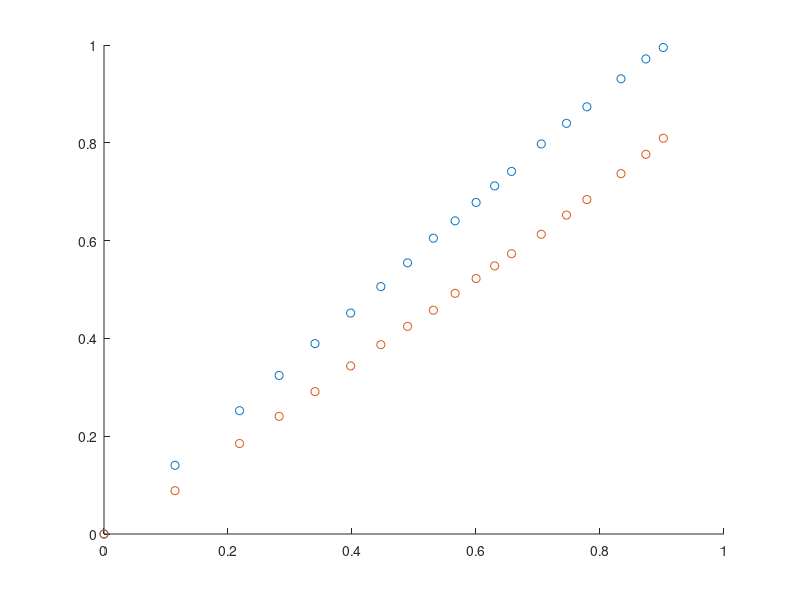

Write the MATLAB code that produced this figure. (Note: this script raises an error after producing the figure.)
function[] = Example_iPrSi8_EndoNB_Fitting()
%This functions is an example of fitting experimental reversible
%copolymerization data using numerical integration of the Izu copolymer
%equation. Data is for an iPrSi8/endoNB copolymerization following the
%experimental procedure in the Supporting Information
%For this example, we have previously measured the equilibrium
%concentration of iPrSi8 and are usign the average fit value as a constant.
%Therefore, only reactivity ratios for each comonomer and the heterodyad
%reversible propagation rate (gamma) are fit parameters. 

global fit_data mole_fraction_irreversible

total_conv = [0 
0.114531351
0.218601784
0.28241979
0.340307054
0.397784524
0.446512912
0.489586046
0.531282343
0.566291897
0.60017465
0.630041463
0.657349136
0.705293393
0.745977988
0.77881917
0.833871424
0.873984959
0.902120023];

nbe_conv = [0 
0.140487462
0.252187528
0.324250027
0.389350816
0.451892226
0.505882449
0.554539308
0.604951268
0.640420721
0.677954775
0.711861035
0.741476794
0.797666784
0.839796066
0.873655303
0.930832537
0.971541533
0.994899832];

iPrSi8_conv_data = [0 
0.08857524
0.185016039
0.240589553
0.291263293
0.343676822
0.387143375
0.424632785
0.457613417
0.492163073
0.522394525
0.548221891
0.573221478
0.612920002
0.652159909
0.683983037
0.73691031
0.776428386
0.809340214];

fit_data = zeros(3,length(total_conv));
fit_data(1,:) = total_conv;
fit_data(2,:) = nbe_conv; %second row monomer 1 (irreversible) conversion
fit_data(3,:) = iPrSi8_conv_data; %third row monomer 2 (reversible) conversion

mole_fraction_irreversible = 0.5; 
hold on
%Plots data points
plot(fit_data(1,:),fit_data(2,:),'o');
plot(fit_data(1,:),fit_data(3,:),'o');

options = optimoptions("lsqnonlin",'Display','iter','MaxIterations',50);
[fitted_parameters,resnorm,residual,exitflag,output,lambda,jacobian]  = lsqnonlin(@(fit_params) comparison_fcn(fit_params),[0.4, 0.08, 0.047],[0.001, 0.001, 0.001],[10,10, 1],options);
ci = nlparci(fitted_parameters,residual,'jacobian',jacobian);

end

function ssr = comparison_fcn(fit_params)
global fit_data mole_fraction_irreversible mole_fraction_irreversible; 
f0 = 0.5;
tspan = [fit_data(1,:)];
options2 = odeset('MaxStep',0.01,'NonNegative',1);
%Run simulation with input parameters
[x, f] = ode45(@(x,f) odefunCPE(x,f,fit_params),tspan,f0,options2);
%calculate total monomer conversion from output of this function. 
CPE_M1_out = zeros(1,length(x));
CPE_M2_out = zeros(1,length(x)); 
M1_0 = 0.1; %Monomer 1 initial concentration
    M2_0 = 0.1; %Monomer 2 initial concentration
for i=1:length(x)
    CPE_M1_out(i) = (M1_0-(1-x(i))*(M1_0+M2_0)*f(i))/M1_0;
    CPE_M2_out(i) = (M2_0-(1-x(i))*(M1_0+M2_0)*(1-f(i)))/M2_0;
end
%calculate ssr value
diff = [(CPE_M1_out-fit_data(2,:)), CPE_M2_out-fit_data(3,:)];
ssr=diff;
plot(x,CPE_M1_out);
plot(x,CPE_M2_out);
end

function dfdx = odefunCPE(x,f,fit_params) 
global fit_data
%solves algebraic equations. 
options = optimoptions('lsqnonlin','Display','off');
CPE_variables= lsqnonlin(@(y) CPE_algebra(y,fit_params,f,x),[0.5,0.5,0.5,0.5],[0,0,0,0],[1,1,1,1],options);
a = CPE_variables(1);
b = CPE_variables(2);
ep = CPE_variables(3);
eta = CPE_variables(4);
k1 = 1; %Monomer 1 homo-propagation
k2 = 0; %Monomer 1 homo-depropagation *zero for this system
k3 = 1/fit_params(1); %Monomer 1 cross-propagation 
k4 = fit_params(3); %Monomer 2 cross-depropagation 
k5 = 1/fit_params(2); %Monomer 2 cross-propagation
k6 = 0; %Monomer 1 cross-depropagation *zero for this system
k7 = 1; %Monomer 2 homo-propagation
k8 =0.047; %monomer 2 homo-depropagation (measured previously)

M1_0 = 0.1; %Monomer 1 initial concentration
M2_0 = 0.1; %Monomer 2 initial concentration

M1 = (1-x)*(M1_0+M2_0)*f;
M2 = (1-x)*(M1_0+M2_0) - M1;  

%Calculate F1 value now
An = M1*(a*k1 + b*k5) - a*((1-ep)*k6+ep*k2);
Bn = M2*(b*k7 + a*k3) - b*((1-eta)*k4+eta*k8);
F1 = An/(An+Bn);
%Define value of df/dx given the above
dfdx = (f - F1)/(1-x);
end

function[F] =  CPE_algebra(y,fit_params,f,x)
a = y(1);
b = y(2);
ep = y(3);
eta = y(4);

k1 = 1; %Monomer 1 homo-propagation
k2 = 0; %Monomer 1 homo-depropagation *zero for this system
k3 = 1/fit_params(1); %Monomer 1 cross-propagation 
k4 = fit_params(3); %Monomer 2 cross-depropagation 
k5 = 1/fit_params(2); %Monomer 2 cross-propagation
k6 = 0; %Monomer 1 cross-depropagation *zero for this system
k7 = 1; %Monomer 2 homo-propagation
k8 =0.047; %monomer 2 homo-depropagation (measured previously)

M1_0 = 0.1; %Monomer 1 initial concentration
M2_0 = 0.1; %Monomer 2 initial concentration

M1 = (1-x)*(M1_0+M2_0)*f;
M2 = (1-x)*(M1_0+M2_0) - M1;   

F(1) = a + b - 1;
F(2) =  a*(k3*M2 + (1-ep)*k6) - b*(k5*M1 + (1-eta)*k4);
F(3) = b*ep*(1-eta)*k4 -a*(ep*(k1*M1+k2+k3*M2)-(k1*M1+ep*ep*k2));
F(4) = a*eta*(1-ep)*k6 - b*(eta*(k7*M2+k8+k5*M1) - (k7*M2 + eta*eta*k8));

end
